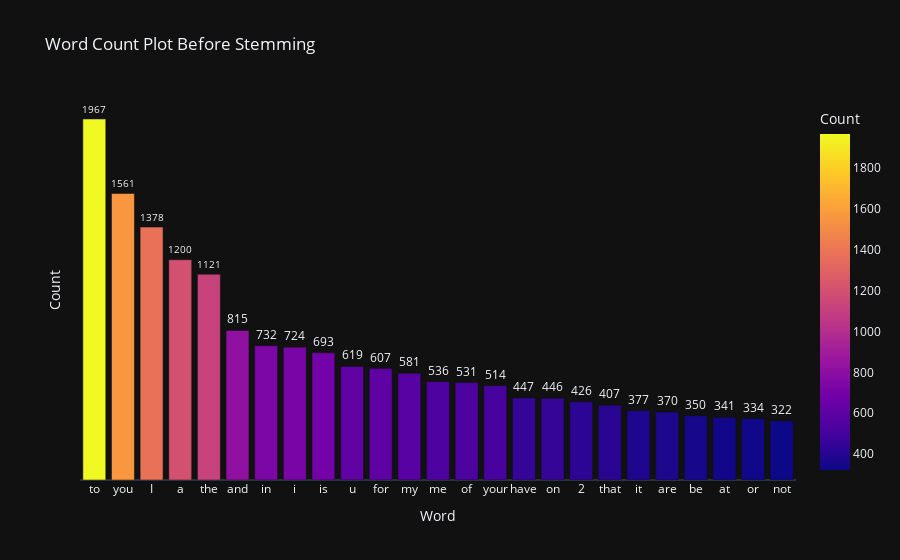

Notebook code cell kept with this figure:
### Code cell
word_count_plot(data["Message"], "Word Count Plot Before Stemming")

### Figure 1 — Plotly figure (JSON) as saved in the notebook; plotly's stock layout.template omitted (floating-point values rounded to 4 significant figures)
{"data": [{"alignmentgroup": "True", "cliponaxis": false, "hovertemplate": "Word=%{x}<br>Count=%{marker.color}<extra></extra>", "legendgroup": "", "marker": {"color": [1967, 1561, 1378, 1200, 1121, 815, 732, 724, 693, 619, 607, 581, 536, 531, 514, 447, 446, 426, 407, 377, 370, 350, 341, 334, 322], "coloraxis": "coloraxis", "pattern": {"shape": ""}}, "name": "", "offsetgroup": "", "orientation": "v", "showlegend": false, "textangle": 0, "textfont": {"size": 12}, "textposition": "outside", "texttemplate": "%{y:}", "type": "bar", "x": ["to", "you", "I", "a", "the", "and", "in", "i", "is", "u", "for", "my", "me", "of", "your", "have", "on", "2", "that", "it", "are", "be", "at", "or", "not"], "xaxis": "x", "y": [1967, 1561, 1378, 1200, 1121, 815, 732, 724, 693, 619, 607, 581, 536, 531, 514, 447, 446, 426, 407, 377, 370, 350, 341, 334, 322], "yaxis": "y"}], "layout": {"barmode": "relative", "coloraxis": {"colorbar": {"title": {"text": "Count"}}, "colorscale": [[0, "#0d0887"], [0.1111, "#46039f"], [0.2222, "#7201a8"], [0.3333, "#9c179e"], [0.4444, "#bd3786"], [0.5556, "#d8576b"], [0.6667, "#ed7953"], [0.7778, "#fb9f3a"], [0.8889, "#fdca26"], [1, "#f0f921"]]}, "legend": {"tracegroupgap": 0}, "title": {"text": "Word Count Plot Before Stemming"}, "xaxis": {"anchor": "y", "domain": [0, 1], "showgrid": false, "title": {"text": "Word"}}, "yaxis": {"anchor": "x", "domain": [0, 1], "showgrid": false, "showticklabels": false, "title": {"text": "Count"}}}}
